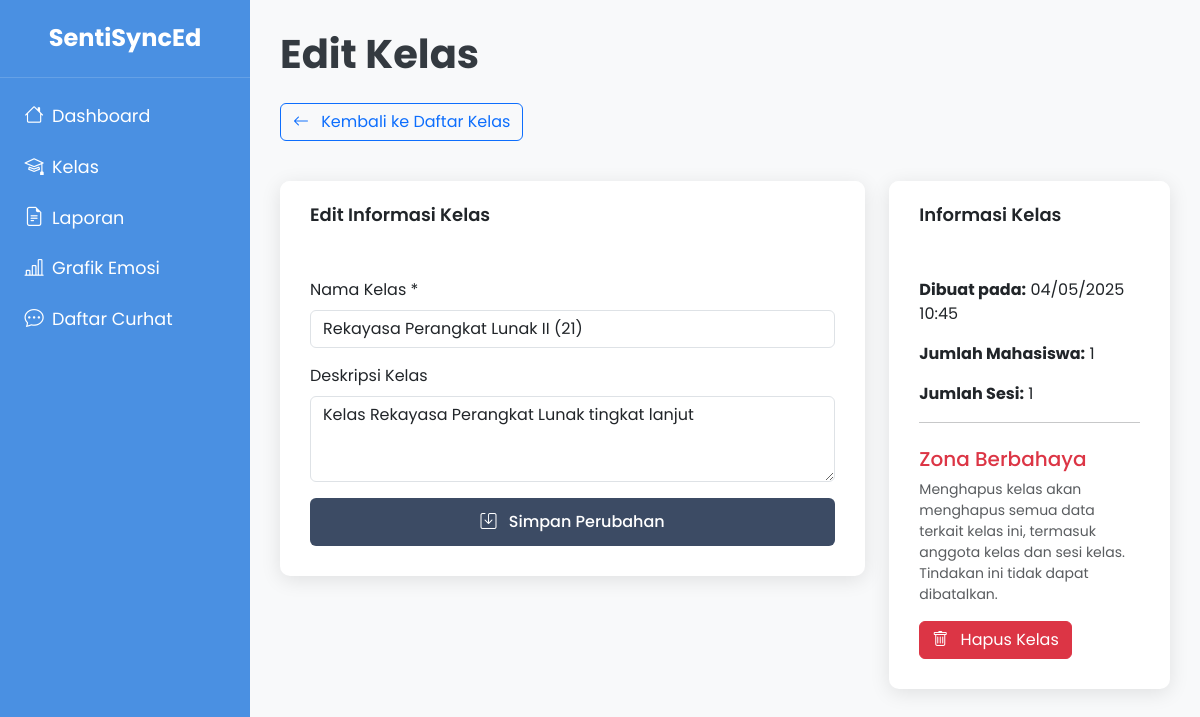
Screenshot of /dosen/edit_class.php?id=1 (signed in) with the database file from the repository.
### tables this page shows
CREATE TABLE IF NOT EXISTS classes (
    id INT AUTO_INCREMENT PRIMARY KEY,
    class_name VARCHAR(100) NOT NULL,
    description TEXT,
    dosen_id INT NOT NULL,
    created_at TIMESTAMP DEFAULT CURRENT_TIMESTAMP,
    FOREIGN KEY (dosen_id) REFERENCES users(id) ON DELETE CASCADE
);

### dosen/edit_class.php (the view, shortened to what this page needs)
<?php
require_once '../fungsi_helper.php';
$dosen_id = $_SESSION['user_id'];
$class_id = isset($_GET['id']) ? (int)$_GET['id'] : 0;
$stmt = $conn->prepare("SELECT * FROM classes WHERE id = ? AND dosen_id = ?");
$stmt->execute([$class_id, $dosen_id]);
$class = $stmt->fetch(PDO::FETCH_ASSOC);
$stmt = $conn->prepare("SELECT COUNT(*) as count FROM class_members WHERE class_id = ?");
$stmt->execute([$class_id]);
$student_count = $stmt->fetch(PDO::FETCH_ASSOC)['count'];
$stmt = $conn->prepare("SELECT COUNT(*) as count FROM class_sessions WHERE class_id = ?");
$stmt->execute([$class_id]);
$session_count = $stmt->fetch(PDO::FETCH_ASSOC)['count'];
?>
<!DOCTYPE html>
<html lang="en">
<head>
    <?php include 'includes/head.php'; ?>
</head>
<body>
    <div class="sidebar">
        <?php include 'sidebar.php'; ?>
    </div>
    <div class="content-wrapper">
        <h1 class="page-title">Edit Kelas</h1>
        <div class="row mb-4">
            <div class="col-12">
                <a href="kelas.php" class="btn btn-outline-primary mb-3"><i class="bi bi-arrow-left me-2"></i> Kembali ke Daftar Kelas</a>
            </div>
        </div>
        <div class="row">
            <div class="col-lg-8">
                <div class="card">
                    <div class="card-header">Edit Informasi Kelas</div>
                    <div class="card-body">
                        <form method="POST" action="">
                            <div class="mb-3">
                                <label for="class_name" class="form-label">Nama Kelas *</label>
                                <input type="text" class="form-control" id="class_name" name="class_name" value="<?php echo htmlspecialchars($class['class_name']); ?>" required>
                            </div>
                            <div class="mb-3">
                                <label for="description" class="form-label">Deskripsi Kelas</label>
                                <textarea class="form-control" id="description" name="description" rows="3"><?php echo htmlspecialchars($class['description']); ?></textarea>
                            </div>
                            <div class="d-grid gap-2">
                                <button type="submit" name="update_class" class="btn btn-primary">
                                    <i class="bi bi-save me-2"></i> Simpan Perubahan
                                </button>
                            </div>
                        </form>
                    </div>
                </div>
            </div>
            <div class="col-lg-4">
                <div class="card">
                    <div class="card-header">Informasi Kelas</div>
                    <div class="card-body">
                        <p><strong>Dibuat pada:</strong> <?php echo date('d/m/Y H:i', strtotime($class['created_at'])); ?></p>
                        <p><strong>Jumlah Mahasiswa:</strong> <?php echo $student_count; ?></p>
                        <p><strong>Jumlah Sesi:</strong> <?php echo $session_count; ?></p>
                        <hr>
                        <div class="delete-section mt-4">
                            <h5 class="text-danger">Zona Berbahaya</h5>
                            <p class="text-muted small">Menghapus kelas akan menghapus semua data terkait kelas ini, termasuk anggota kelas dan sesi kelas. Tindakan ini tidak dapat dibatalkan.</p>
                            <button type="button" class="btn btn-danger" data-bs-toggle="modal" data-bs-target="#deleteClassModal">
                                <i class="bi bi-trash me-2"></i> Hapus Kelas
                            </button>
                        </div>
                    </div>
                </div>
            </div>
        </div>
    </div>
</body>
</html>

### css/styles_mahasiswa.css (style rules this page uses)
body { font-family: 'Poppins', sans-serif; background-color: #f8f9fa; overflow-x: hidden; }
.sidebar { background-color: #4A90E2; color: #fff; height: 100vh; position: fixed; width: 250px; z-index: 1030; transition: all 0.3s ease; }
.content-wrapper { transition: margin-left 0.3s ease; padding: 30px; }
@media (min-width: 992px) { .content-wrapper { margin-left: 250px; } }
@media (min-width: 992px) { .sidebar { transform: translateX(0); } }
.card { border: none; border-radius: 10px; box-shadow: 0 4px 20px rgba(0, 0, 0, 0.1); overflow: hidden; }
.card-header { background-color: #ffffff; border-bottom: none; padding: 20px 30px; font-weight: 600; font-size: 18px; }
.card-body { padding: 30px; }
.btn-primary { background-color: #3c4b64; border: none; padding: 12px 24px; font-weight: 500; transition: all 0.3s ease; border-radius: 6px; }
.page-title { font-weight: 700; margin-bottom: 25px; color: #343a40; }

### dosen/includes/head.php (style rules this page uses)
body { min-height: 100vh; position: relative; padding-bottom: 60px; }

### rows the page displays
classes: class_name "Rekayasa Perangkat Lunak II (21)", description "Kelas Rekayasa Perangkat Lunak tingkat lanjut", created_at "04/05/2025 10:45"

### other values shown
$student_count "1"
$session_count "1"
